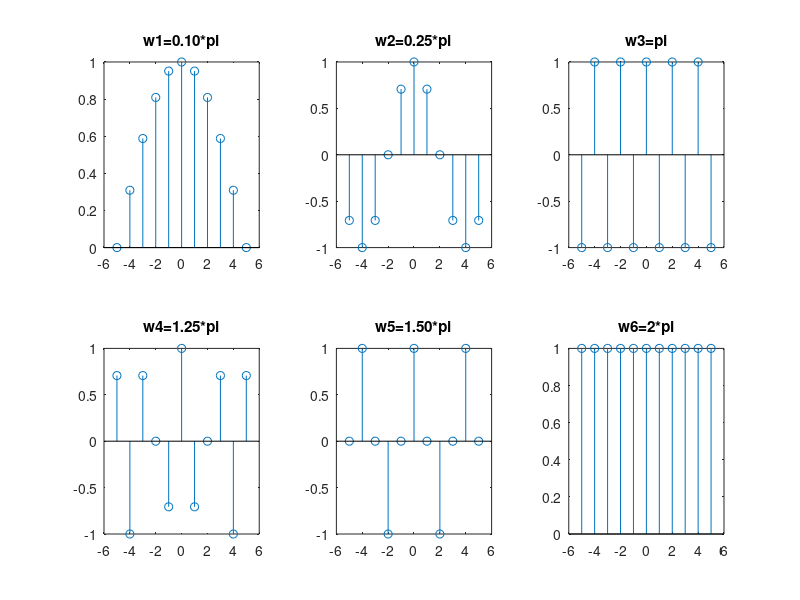

Recreate this plot in MATLAB.
clear;clc;

n= -5:1:5;

w1=0.10*pi;
y1=cos(w1*n);
subplot(2,3,1);
stem(n,y1);
title('w1=0.10*pi');

w2=0.25*pi;
y2=cos(w2*n);
subplot(2,3,2);
stem(n,y2);
title('w2=0.25*pi');

w3=pi;
y3=cos(w3*n);
subplot(2,3,3);
stem(n,y3);
title('w3=pi');

w4=1.25*pi;
y4=cos(w4*n);
subplot(2,3,4);
stem(n,y4);
title('w4=1.25*pi');

w5=1.50*pi;
y5=cos(w5*n);
subplot(2,3,5);
stem(n,y5);
title('w5=1.50*pi');

w6=2*pi;
y6=cos(w6*n);
subplot(2,3,6);
stem(n,y6);
title('w6=2*pi');